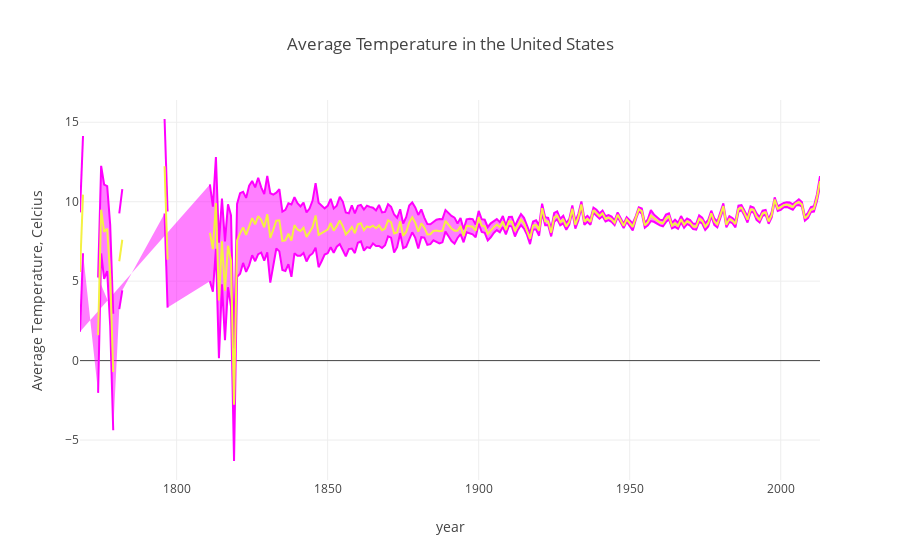

Write notebook code for a chart like this one.
### Code cell
# Is the USA Warming? 
# code snippet adapted from https://www.kaggle.com/amelinvladislav/map-of-temperatures-and-analysis-of-global-warming
years = np.unique(USA_temp['dt'].apply(lambda x: x[:4]))
mean_temp_USA = []
mean_temp_USA_uncertainty = []

for year in years:
    mean_temp_USA.append(USA_temp[USA_temp['dt'].apply(
        lambda x: x[:4]) == year]['AverageTemperature'].mean())
    mean_temp_USA_uncertainty.append(USA_temp[USA_temp['dt'].apply(
        lambda x: x[:4]) == year]['AverageTemperatureUncertainty'].mean())
    
trace0 = go.Scatter(
    x = years,
    y = np.array(mean_temp_USA) + np.array(mean_temp_USA_uncertainty),
    fill = None,
    mode = 'lines',
    name = 'Uncertainty Upper Boundary',
    line = dict(
        color='rgb(255,0,255)',
    ),
)

trace1 = go.Scatter(
    x = years,
    y = np.array(mean_temp_USA) - np.array(mean_temp_USA_uncertainty),
    fill = 'tonexty',
    mode = 'lines',
    name = 'Uncertainty Lower Boundary',
    line = dict(
        color='rgb(255,0,255)',
    ),
)

trace2 = go.Scatter(
    x = years,
    y = mean_temp_USA,
    name = 'Average Temperature in the USA',
    line = dict(
        color = 'rgb(244, 241, 66)'
    )
)

data = [trace0,trace1,trace2]

layout = go.Layout(
    xaxis=dict(title='year'),
    yaxis=dict(title='Average Temperature, Celcius'),
    title='Average Temperature in the United States',
    showlegend=False)

fig = go.Figure(data=data, layout=layout)
py.iplot(fig)

### Figure 1 — Plotly figure (JSON) as saved in the notebook; plotly's stock layout.template omitted (floating-point values rounded to 4 significant figures; data arrays with more than 128 entries replaced by an {"elided": "..."} marker saying what was removed)
{"data": [{"line": {"color": "rgb(255,0,255)"}, "mode": "lines", "name": "Uncertainty Upper Boundary", "type": "scatter", "uid": "887b811c-fe38-4686-aa95-1c38488d48cd", "x": {"elided": "246 str values"}, "y": {"elided": "246 float values"}}, {"fill": "tonexty", "line": {"color": "rgb(255,0,255)"}, "mode": "lines", "name": "Uncertainty Lower Boundary", "type": "scatter", "uid": "62c10dec-5a8e-4842-8eb2-14ed8a416356", "x": {"elided": "246 str values"}, "y": {"elided": "246 float values"}}, {"line": {"color": "rgb(244, 241, 66)"}, "name": "Average Temperature in the USA", "type": "scatter", "uid": "35a6100b-cf08-4af1-8b51-e999c3f74c4d", "x": {"elided": "246 str values"}, "y": {"elided": "246 float values"}}], "layout": {"showlegend": false, "title": {"text": "Average Temperature in the United States"}, "xaxis": {"title": {"text": "year"}}, "yaxis": {"title": {"text": "Average Temperature, Celcius"}}}}
